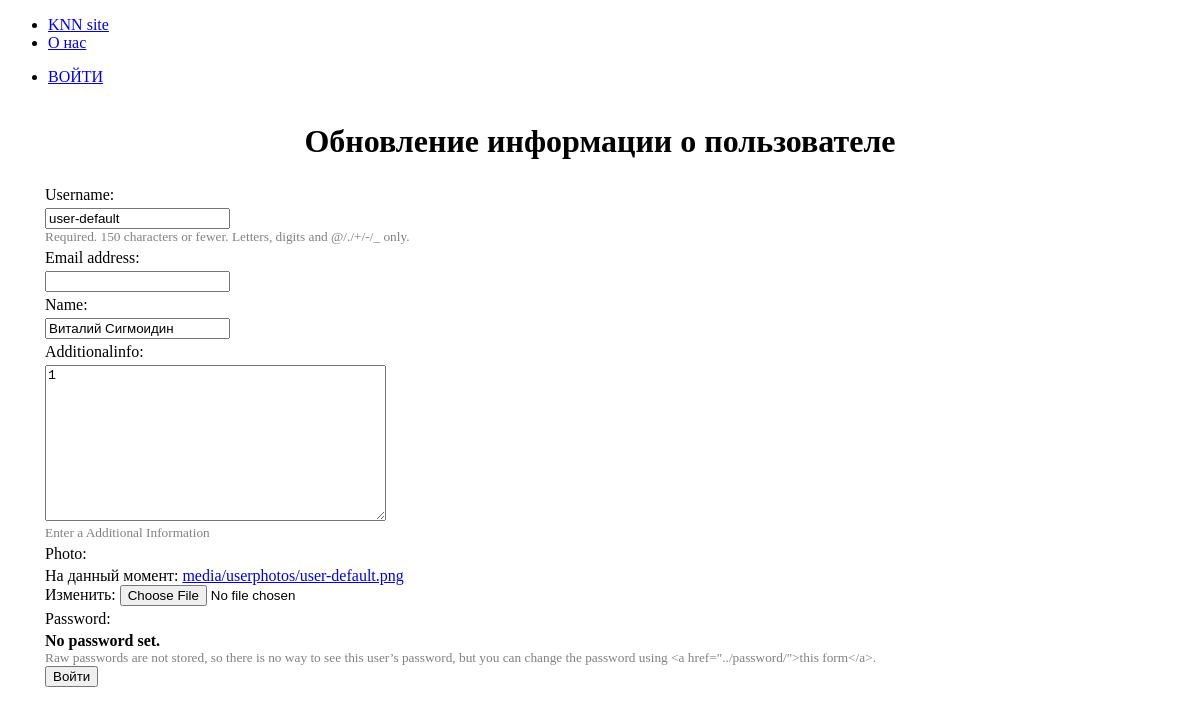
Screenshot of /accounts/3/update with the database file from the repository.
### users/models.py (models this page shows, shortened)
class CustomUser(AbstractUser):
    name = models.CharField(max_length=200, default="None")
    additionalinfo = models.TextField(blank=True, max_length=1000, help_text="Enter a Additional Information")
    is_local_admin = models.BooleanField(default=False)
    date_reg = models.DateTimeField(auto_now_add=True)
    photo = models.ImageField(
        upload_to = rename_photo ,
        default = 'media/photos/no_photo.jpg'
    )
    def get_update_url(self):
        return reverse('user_update', kwargs={"id": self.id})

### users/views.py (the view, shortened to what this page needs)
# urls.py: path('<int:id>/update', views.UpdateView.as_view(), name='user_update'),
class UpdateView(generic.View):
    template = 'user/update.html'
    Form = CustomUserChangeForm
    Model = models.CustomUser
    def get(self, request, id):
        obj = get_object_or_404(models.CustomUser, id=id)
        if request.user != obj:
            PermissionDenied()
        filled_form = self.Form(instance=obj)
        return render(request, self.template, context = {"form" : filled_form, "obj" : obj})

### users/forms.py
class CustomUserChangeForm(UserChangeForm):
    class Meta(UserChangeForm.Meta):
        model = CustomUser
        fields = (
                "username",
                "email",
                "name",
                "additionalinfo",
                "photo"
                )

### users/templates/user/update.html (shortened to what this page needs)
{% extends "base_generic.html" %}
{% block title %}
Обновление информации о пользователе
{% endblock %}
{% block content %}
<div class="container">
    <form method="post" action="{{ obj.get_update_url }}" class="bg-light jumbotron">
            {% for field in form %}
                <p class="mt-1 mb-1">{{ field.label_tag }}</p>
                {{ field }}
                {% if field.help_text %}
                  <small style="color: grey; display:block;">{{ field.help_text }}</small>
                {% endif %}
            {% endfor %}
        <button type="submit" class="btn btn-primary myWide">Войти</button>
    </form>
</div>
{% endblock %}

### rows the page displays
CustomUser: form "user-default" "Виталий Сигмоидин" "1" "No password set."

### other values shown
{{ field.label_tag }} "Username:" "Email address:" "Name:" "Additionalinfo:" "Photo:" "Password:"
{{ field.help_text }} "Required. 150 characters or fewer. Letters, digits and @/./+/-/_ only." "Enter a Additional Information" "Raw passwords are not stored, so there is no way to see this user’s password, but you can change the password using <a href=\"../password/\">this form</a>."
